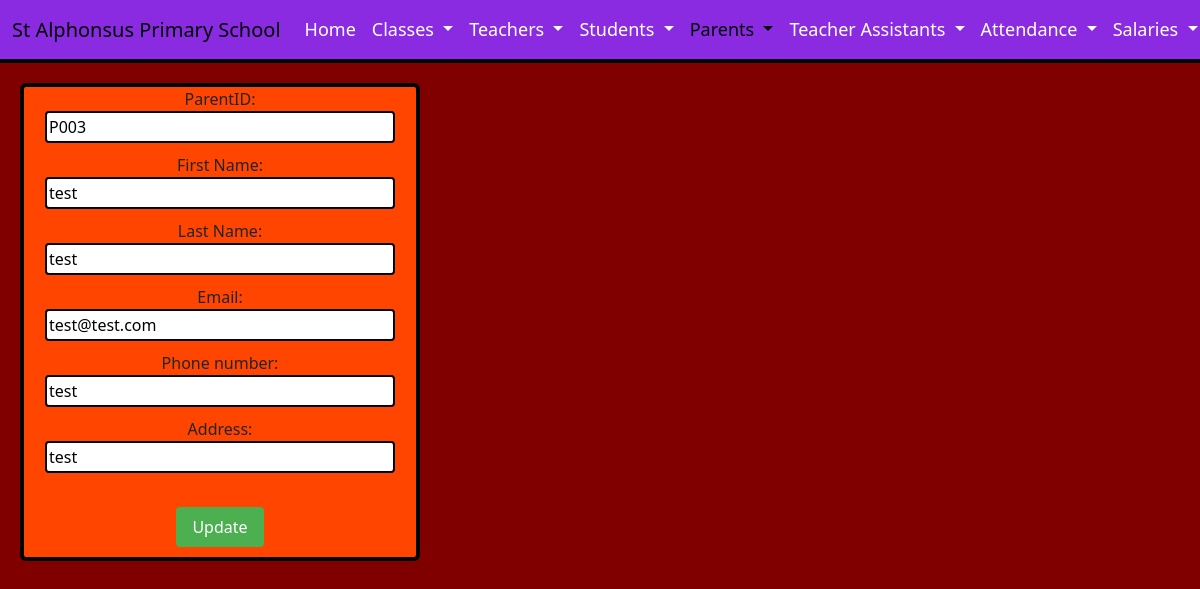
Before: /DigitalWebsite/EditparentUpdate.php?id=P003 with the older database file.
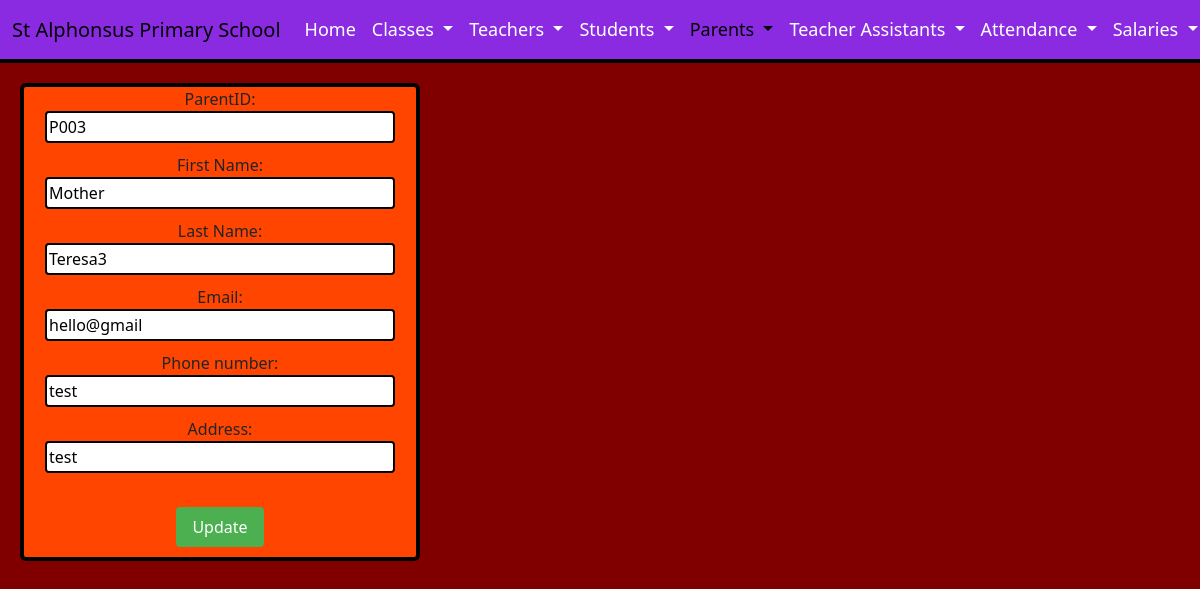
After: the same page with the newer database file.
### tables this page shows
CREATE TABLE `parents` (
  `parentID` varchar(50) NOT NULL,
  `parentName` varchar(50) DEFAULT NULL,
  `parentSurname` varchar(50) DEFAULT NULL,
  `parentEmail` varchar(100) DEFAULT NULL,
  `parentPhone` varchar(50) DEFAULT NULL,
  `parentAddress` varchar(100) DEFAULT NULL
);

### DigitalWebsite/EditParentUpdate.php (the view, shortened to what this page needs)
<!DOCTYPE html>
 <html lang="en">
    <head>
      <link href="https://cdn.jsdelivr.net/npm/bootstrap@5.3.2/dist/css/bootstrap.min.css" rel="stylesheet">
    </head>
    <body>
      <nav class="navbar navbar-expand-lg bg-maroon">
        <div class="container-fluid">
          <a class="navbar-brand" href="index.html">St Alphonsus Primary School</a>
          <div class="collapse navbar-collapse" id="navbarNavDropdown">
            <ul class="navbar-nav">
              <li class="nav-item">
                <a class="nav-link" href="index.html">Home</a>
              </li>
              <li class="nav-item dropdown">
                <a class="nav-link dropdown-toggle" href="#" role="button" data-bs-toggle="dropdown" aria-expanded="false">
                  Classes
                </a>
              </li>
              <li class="nav-item dropdown">
                <a class="nav-link dropdown-toggle" href="#" role="button" data-bs-toggle="dropdown" aria-expanded="false">
                  Teachers
                </a>
              </li>
              <li class="nav-item dropdown">
                <a class="nav-link dropdown-toggle" href="#" role="button" data-bs-toggle="dropdown" aria-expanded="false">
                  Students
                </a>
              </li>
              <li class="nav-item dropdown">
                <a class="nav-link dropdown-toggle active" href="#" role="button" data-bs-toggle="dropdown" aria-expanded="false">
                  Parents
                </a>
              </li>
              <li class="nav-item dropdown">
                <a class="nav-link dropdown-toggle" href="#" role="button" data-bs-toggle="dropdown" aria-expanded="false">
                  Teacher Assistants
                </a>
              </li>
              <li class="nav-item dropdown">
                <a class="nav-link dropdown-toggle" href="#" role="button" data-bs-toggle="dropdown" aria-expanded="false">
                  Attendance
                </a>
              </li>
              <li class="nav-item dropdown">
                <a class="nav-link dropdown-toggle" href="#" role="button" data-bs-toggle="dropdown" aria-expanded="false">
                  Salaries
                </a>
              </li>
            </ul>
          </div>
        </div>
      </nav>
      <?php
        $parentID = $_GET['id'];
        $servername = "127.0.0.1";
        $username = "root";
        $password = "";
        $database = "school";
        $conn = new mysqli($servername, $username, $password, $database);
        $sql = "SELECT * FROM parents WHERE parentID = '$parentID'";
        $result = $conn->query($sql);
        if ($result->num_rows > 0) {
          $row = $result->fetch_assoc();
      ?>
      <form action="EditParentUpdateSubmit.php" method="POST">
          ParentID: <input type="text" id="parentID" name="parentID" value="<?php echo $row['parentID']; ?>" readonly><br>
          First Name: <input type="text" id="parentName" name="parentName" placeholder="e.g. John" pattern="[A-Za-z]+" title="Please enter a valid First name (no numbers)" value="<?php echo $row['parentName']; ?>" required><br>
          Last Name: <input type="text" id="parentSurname" name="parentSurname" placeholder="e.g. Smith" pattern="[A-Za-z]+" title="Please enter a valid Surname (no numbers)" value="<?php echo $row['parentSurname']; ?>" required><br>
          Email: <input type="email" id="parentEmail" name="parentEmail" placeholder="e.g. example@outlook.com" value="<?php echo $row['parentEmail']; ?>" required><br>
          Phone number: <input type="tel" id="parentPhone" name="parentPhone" placeholder="e.g. 07826482714" value="<?php echo $row['parentPhone']; ?>" required><br>
          Address: <input type="text" id="parentAddress" name="parentAddress" placeholder="House number street, city, country, postcode" value="<?php echo $row['parentAddress']; ?>" required><br><br>
          <input type="submit" value="Update">
      </form>
      <?php
        } else {
          echo "No record found.";
        }
      ?>
    </body>
</html>

Changed rows visible on the page:
changed parents "test": parentName "test" → "Mother"; parentSurname "test" → "Teresa3"; parentEmail "test@test.com" → "hello@gmail"
